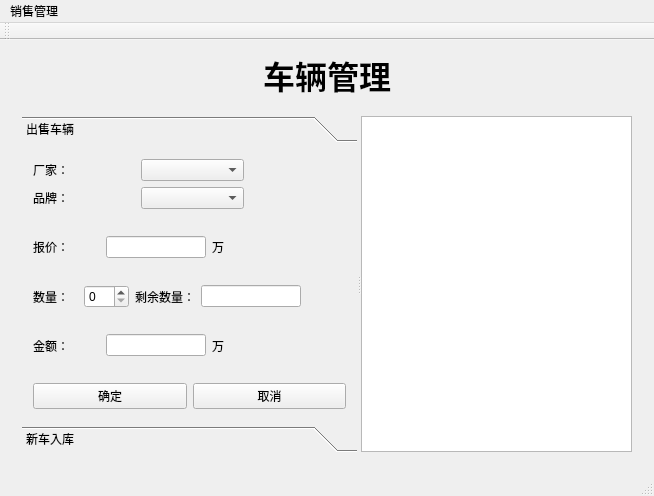
<?xml version="1.0" encoding="UTF-8"?>
<ui version="4.0">
 <class>MainWindow</class>
 <widget class="QMainWindow" name="MainWindow">
  <property name="geometry">
   <rect>
    <x>0</x>
    <y>0</y>
    <width>654</width>
    <height>496</height>
   </rect>
  </property>
  <property name="windowTitle">
   <string>MainWindow</string>
  </property>
  <widget class="QWidget" name="centralWidget">
   <layout class="QGridLayout" name="gridLayout">
    <item row="0" column="0">
     <spacer name="horizontalSpacer_2">
      <property name="orientation">
       <enum>Qt::Horizontal</enum>
      </property>
      <property name="sizeHint" stdset="0">
       <size>
        <width>243</width>
        <height>20</height>
       </size>
      </property>
     </spacer>
    </item>
    <item row="0" column="1">
     <widget class="QLabel" name="label">
      <property name="font">
       <font>
        <family>楷体</family>
        <pointsize>24</pointsize>
        <weight>75</weight>
        <bold>true</bold>
       </font>
      </property>
      <property name="text">
       <string>车辆管理</string>
      </property>
     </widget>
    </item>
    <item row="0" column="2">
     <spacer name="horizontalSpacer">
      <property name="orientation">
       <enum>Qt::Horizontal</enum>
      </property>
      <property name="sizeHint" stdset="0">
       <size>
        <width>243</width>
        <height>20</height>
       </size>
      </property>
     </spacer>
    </item>
    <item row="1" column="0" colspan="3">
     <widget class="QStackedWidget" name="stackedWidget">
      <property name="currentIndex">
       <number>0</number>
      </property>
      <widget class="QWidget" name="car">
       <property name="sizePolicy">
        <sizepolicy hsizetype="Expanding" vsizetype="Preferred">
         <horstretch>0</horstretch>
         <verstretch>0</verstretch>
        </sizepolicy>
       </property>
       <layout class="QGridLayout" name="gridLayout_2">
        <item row="0" column="0">
         <widget class="QSplitter" name="splitter">
          <property name="orientation">
           <enum>Qt::Horizontal</enum>
          </property>
          <widget class="QToolBox" name="toolBox">
           <property name="sizePolicy">
            <sizepolicy hsizetype="Expanding" vsizetype="Preferred">
             <horstretch>0</horstretch>
             <verstretch>0</verstretch>
            </sizepolicy>
           </property>
           <property name="minimumSize">
            <size>
             <width>200</width>
             <height>0</height>
            </size>
           </property>
           <property name="currentIndex">
            <number>0</number>
           </property>
           <widget class="QWidget" name="page">
            <property name="geometry">
             <rect>
              <x>0</x>
              <y>0</y>
              <width>341</width>
              <height>312</height>
             </rect>
            </property>
            <attribute name="label">
             <string>出售车辆</string>
            </attribute>
            <layout class="QVBoxLayout" name="verticalLayout">
             <item>
              <layout class="QHBoxLayout" name="horizontalLayout">
               <item>
                <widget class="QLabel" name="label_2">
                 <property name="sizePolicy">
                  <sizepolicy hsizetype="Expanding" vsizetype="Preferred">
                   <horstretch>0</horstretch>
                   <verstretch>0</verstretch>
                  </sizepolicy>
                 </property>
                 <property name="text">
                  <string>厂家：</string>
                 </property>
                </widget>
               </item>
               <item>
                <widget class="QComboBox" name="comboBoxFactory">
                 <property name="sizePolicy">
                  <sizepolicy hsizetype="Expanding" vsizetype="Fixed">
                   <horstretch>0</horstretch>
                   <verstretch>0</verstretch>
                  </sizepolicy>
                 </property>
                </widget>
               </item>
               <item>
                <spacer name="horizontalSpacer_3">
                 <property name="sizePolicy">
                  <sizepolicy hsizetype="Minimum" vsizetype="Minimum">
                   <horstretch>0</horstretch>
                   <verstretch>0</verstretch>
                  </sizepolicy>
                 </property>
                 <property name="orientation">
                  <enum>Qt::Horizontal</enum>
                 </property>
                 <property name="sizeHint" stdset="0">
                  <size>
                   <width>40</width>
                   <height>20</height>
                  </size>
                 </property>
                </spacer>
               </item>
              </layout>
             </item>
             <item>
              <layout class="QHBoxLayout" name="horizontalLayout_2">
               <item>
                <widget class="QLabel" name="label_3">
                 <property name="sizePolicy">
                  <sizepolicy hsizetype="Expanding" vsizetype="Preferred">
                   <horstretch>0</horstretch>
                   <verstretch>0</verstretch>
                  </sizepolicy>
                 </property>
                 <property name="text">
                  <string>品牌：</string>
                 </property>
                </widget>
               </item>
               <item>
                <widget class="QComboBox" name="comboBox_brand">
                 <property name="sizePolicy">
                  <sizepolicy hsizetype="Expanding" vsizetype="Fixed">
                   <horstretch>0</horstretch>
                   <verstretch>0</verstretch>
                  </sizepolicy>
                 </property>
                </widget>
               </item>
               <item>
                <spacer name="horizontalSpacer_4">
                 <property name="orientation">
                  <enum>Qt::Horizontal</enum>
                 </property>
                 <property name="sizeHint" stdset="0">
                  <size>
                   <width>40</width>
                   <height>20</height>
                  </size>
                 </property>
                </spacer>
               </item>
              </layout>
             </item>
             <item>
              <layout class="QHBoxLayout" name="horizontalLayout_3">
               <item>
                <widget class="QLabel" name="label_4">
                 <property name="sizePolicy">
                  <sizepolicy hsizetype="Expanding" vsizetype="Preferred">
                   <horstretch>0</horstretch>
                   <verstretch>0</verstretch>
                  </sizepolicy>
                 </property>
                 <property name="text">
                  <string>报价：</string>
                 </property>
                </widget>
               </item>
               <item>
                <widget class="QLineEdit" name="lineEdit_price">
                 <property name="sizePolicy">
                  <sizepolicy hsizetype="Expanding" vsizetype="Fixed">
                   <horstretch>0</horstretch>
                   <verstretch>0</verstretch>
                  </sizepolicy>
                 </property>
                 <property name="maximumSize">
                  <size>
                   <width>100</width>
                   <height>16777215</height>
                  </size>
                 </property>
                </widget>
               </item>
               <item>
                <widget class="QLabel" name="label_6">
                 <property name="sizePolicy">
                  <sizepolicy hsizetype="Expanding" vsizetype="Preferred">
                   <horstretch>0</horstretch>
                   <verstretch>0</verstretch>
                  </sizepolicy>
                 </property>
                 <property name="text">
                  <string>万</string>
                 </property>
                </widget>
               </item>
               <item>
                <spacer name="horizontalSpacer_5">
                 <property name="orientation">
                  <enum>Qt::Horizontal</enum>
                 </property>
                 <property name="sizeHint" stdset="0">
                  <size>
                   <width>40</width>
                   <height>20</height>
                  </size>
                 </property>
                </spacer>
               </item>
              </layout>
             </item>
             <item>
              <layout class="QHBoxLayout" name="horizontalLayout_4">
               <item>
                <widget class="QLabel" name="label_5">
                 <property name="sizePolicy">
                  <sizepolicy hsizetype="Expanding" vsizetype="Preferred">
                   <horstretch>0</horstretch>
                   <verstretch>0</verstretch>
                  </sizepolicy>
                 </property>
                 <property name="text">
                  <string>数量：</string>
                 </property>
                </widget>
               </item>
               <item>
                <widget class="QSpinBox" name="spinBox">
                 <property name="sizePolicy">
                  <sizepolicy hsizetype="Expanding" vsizetype="Fixed">
                   <horstretch>0</horstretch>
                   <verstretch>0</verstretch>
                  </sizepolicy>
                 </property>
                </widget>
               </item>
               <item>
                <widget class="QLabel" name="label_7">
                 <property name="sizePolicy">
                  <sizepolicy hsizetype="Expanding" vsizetype="Preferred">
                   <horstretch>0</horstretch>
                   <verstretch>0</verstretch>
                  </sizepolicy>
                 </property>
                 <property name="text">
                  <string>剩余数量：</string>
                 </property>
                </widget>
               </item>
               <item>
                <widget class="QLineEdit" name="lineEdit_Last">
                 <property name="sizePolicy">
                  <sizepolicy hsizetype="Expanding" vsizetype="Fixed">
                   <horstretch>0</horstretch>
                   <verstretch>0</verstretch>
                  </sizepolicy>
                 </property>
                 <property name="maximumSize">
                  <size>
                   <width>100</width>
                   <height>16777215</height>
                  </size>
                 </property>
                 <property name="readOnly">
                  <bool>true</bool>
                 </property>
                </widget>
               </item>
               <item>
                <spacer name="horizontalSpacer_6">
                 <property name="orientation">
                  <enum>Qt::Horizontal</enum>
                 </property>
                 <property name="sizeHint" stdset="0">
                  <size>
                   <width>40</width>
                   <height>20</height>
                  </size>
                 </property>
                </spacer>
               </item>
              </layout>
             </item>
             <item>
              <layout class="QHBoxLayout" name="horizontalLayout_5">
               <item>
                <widget class="QLabel" name="label_8">
                 <property name="sizePolicy">
                  <sizepolicy hsizetype="Expanding" vsizetype="Preferred">
                   <horstretch>0</horstretch>
                   <verstretch>0</verstretch>
                  </sizepolicy>
                 </property>
                 <property name="text">
                  <string>金额：</string>
                 </property>
                </widget>
               </item>
               <item>
                <widget class="QLineEdit" name="lineEdit_Total">
                 <property name="sizePolicy">
                  <sizepolicy hsizetype="Expanding" vsizetype="Fixed">
                   <horstretch>0</horstretch>
                   <verstretch>0</verstretch>
                  </sizepolicy>
                 </property>
                 <property name="maximumSize">
                  <size>
                   <width>100</width>
                   <height>16777215</height>
                  </size>
                 </property>
                </widget>
               </item>
               <item>
                <widget class="QLabel" name="label_9">
                 <property name="sizePolicy">
                  <sizepolicy hsizetype="Expanding" vsizetype="Preferred">
                   <horstretch>0</horstretch>
                   <verstretch>0</verstretch>
                  </sizepolicy>
                 </property>
                 <property name="text">
                  <string>万</string>
                 </property>
                </widget>
               </item>
               <item>
                <spacer name="horizontalSpacer_7">
                 <property name="orientation">
                  <enum>Qt::Horizontal</enum>
                 </property>
                 <property name="sizeHint" stdset="0">
                  <size>
                   <width>40</width>
                   <height>20</height>
                  </size>
                 </property>
                </spacer>
               </item>
              </layout>
             </item>
             <item>
              <layout class="QHBoxLayout" name="horizontalLayout_6">
               <item>
                <widget class="QPushButton" name="Button_sure">
                 <property name="text">
                  <string>确定</string>
                 </property>
                </widget>
               </item>
               <item>
                <widget class="QPushButton" name="Button_cancel">
                 <property name="text">
                  <string>取消</string>
                 </property>
                </widget>
               </item>
              </layout>
             </item>
            </layout>
           </widget>
           <widget class="QWidget" name="page_2">
            <property name="geometry">
             <rect>
              <x>0</x>
              <y>0</y>
              <width>341</width>
              <height>312</height>
             </rect>
            </property>
            <attribute name="label">
             <string>新车入库</string>
            </attribute>
           </widget>
          </widget>
          <widget class="QTextEdit" name="textEdit">
           <property name="readOnly">
            <bool>true</bool>
           </property>
          </widget>
         </widget>
        </item>
       </layout>
      </widget>
      <widget class="QWidget" name="calc">
       <layout class="QGridLayout" name="gridLayout_3">
        <item row="0" column="0">
         <widget class="QComboBox" name="comboBox"/>
        </item>
        <item row="0" column="1">
         <widget class="QComboBox" name="comboBox_2"/>
        </item>
        <item row="1" column="0">
         <widget class="Histogram" name="widget_H" native="true"/>
        </item>
        <item row="1" column="1">
         <widget class="Pie" name="widget_P" native="true"/>
        </item>
       </layout>
      </widget>
     </widget>
    </item>
   </layout>
  </widget>
  <widget class="QMenuBar" name="menuBar">
   <property name="geometry">
    <rect>
     <x>0</x>
     <y>0</y>
     <width>654</width>
     <height>23</height>
    </rect>
   </property>
   <widget class="QMenu" name="menu">
    <property name="title">
     <string>销售管理</string>
    </property>
    <addaction name="actionCar"/>
    <addaction name="actionCalc"/>
   </widget>
   <addaction name="menu"/>
  </widget>
  <widget class="QToolBar" name="mainToolBar">
   <attribute name="toolBarArea">
    <enum>TopToolBarArea</enum>
   </attribute>
   <attribute name="toolBarBreak">
    <bool>false</bool>
   </attribute>
  </widget>
  <widget class="QStatusBar" name="statusBar"/>
  <action name="actionCar">
   <property name="text">
    <string>车辆管理</string>
   </property>
  </action>
  <action name="actionCalc">
   <property name="text">
    <string>销售统计</string>
   </property>
  </action>
 </widget>
 <layoutdefault spacing="6" margin="11"/>
 <customwidgets>
  <customwidget>
   <class>Histogram</class>
   <extends>QWidget</extends>
   <header location="global">histogram.h</header>
   <container>1</container>
  </customwidget>
  <customwidget>
   <class>Pie</class>
   <extends>QWidget</extends>
   <header location="global">pie.h</header>
   <container>1</container>
  </customwidget>
 </customwidgets>
 <resources/>
 <connections/>
</ui>
